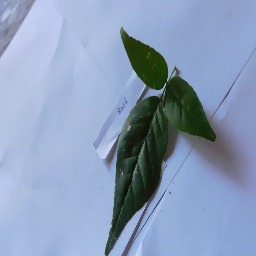
#> input picture processed/test/aegle/med117_Aegle_marmelos_L._frame295.jpg, 256 x 256 px; its folder holds only this picture in this run
$ python inspect_raw.py ../processed/test/aegle
#> lines starting #> are read from the running program, lines starting #| are printed output that depends on the picture
"""Pre-flight check of raw datasets BEFORE writing class_map.csv / running prepare_data.py.

    python ml/inspect_raw.py data/raw/kaggle48 data/raw/yasht26            # one or more dataset folders
    python ml/inspect_raw.py data/raw/kaggle48 data/raw/yasht26 --cap 0    # hash every image (slower, exact)

For each dataset it reports: how many class folders / images, whether it ships its own train/val/test split,
how many file names look augmented (aug, flip, rotate ...), the image-size mix, and the share of images that have a
near-duplicate in the same folder (frames, augmented copies; flips and 90-degree rotations are detected too).
With two or more datasets it also counts images that appear in both and prints which folders match which, which
is exactly what you need to merge overlapping species into one class_id and to find mislabelled folders.
By default only the first --cap images (sorted by name) of each folder are hashed, so rates are estimates.
"""
import argparse, collections, os, re
import numpy as np
from PIL import Image, ImageOps

_POP = np.array([bin(i).count("1") for i in range(256)], dtype=np.uint8)

def hamming_to_all(h, hs):
    """Bit distance between hash h and every hash in the uint64 array hs."""
    x = np.ascontiguousarray(np.bitwise_xor(hs, h))
    return _POP[x.view(np.uint8).reshape(-1, 8)].sum(axis=1)

IMG = {".jpg", ".jpeg", ".png", ".webp"}
SPLITS = {"train", "training", "val", "valid", "validation", "test", "testing"}
AUG = re.compile(r"aug|flip|rotat|mirror|shear|zoom|bright|noise|_copy|\(\d+\)", re.I)
TR = getattr(Image, "Transpose", Image)
TRANSFORMS = [None, TR.FLIP_LEFT_RIGHT, TR.FLIP_TOP_BOTTOM, TR.ROTATE_90, TR.ROTATE_180,
              TR.ROTATE_270, TR.TRANSPOSE, TR.TRANSVERSE]

def hashes8(path):
    """dHash of the image under all 8 flips/rotations (index 0 = as is), plus its original size."""
    with Image.open(path) as im:
#> im is the input picture: PIL image 256x256 RGB; mean R, G, B 138.3, 156.6, 185.3
        im = ImageOps.exif_transpose(im).convert("L")
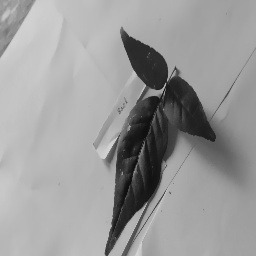
#> im: PIL image 256x256 L; min 8, max 222, mean 154.4
        size = im.size
#> size = (256, 256)
        im.thumbnail((256, 256))
        out = []
        for t in TRANSFORMS:
            v = im if t is None else im.transpose(t)
            px = np.asarray(v.resize((9, 8), Image.LANCZOS), dtype=np.int16)
            out.append(np.packbits((px[:, 1:] > px[:, :-1]).flatten()).view(np.uint64)[0])
#> this loop made 8 passes
#> pass 2, in hashes8, `v = im if t is None else im.transpose(t)`:
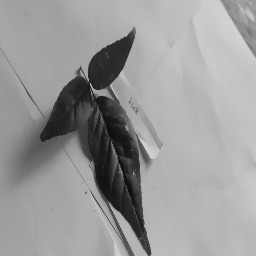
#> v: PIL image 256x256 L; min 8, max 222, mean 154.4
#> pass 3, in hashes8, `v = im if t is None else im.transpose(t)`:
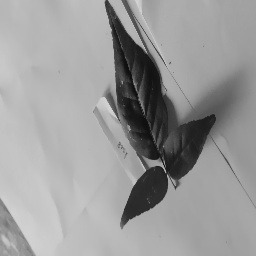
#> v: PIL image 256x256 L; min 8, max 222, mean 154.4
#> after the loop, out = [5209552360042835337, 17135577957530290798, 9920627487091215432, 14124021140626001830, 7947335171727805933, 1877023696244584412, 12019859085032293060, 15866082913893682202]
    return np.array(out, dtype=np.uint64), size

def scan(root):
    """Every folder that directly holds images -> sorted list of image paths."""
    found = {}
    for d, _, files in os.walk(root):
        imgs = sorted(f for f in files if os.path.splitext(f)[1].lower() in IMG and not f.startswith("."))
        if imgs:
            found[os.path.relpath(d, root)] = [os.path.join(d, f) for f in imgs]
    return found

def min_dist_to(h8, ref):
    """Smallest Hamming distance between any of the 8 variants of one image and each hash in ref."""
    return np.min([hamming_to_all(v, ref) for v in h8], axis=0)

def main():
    ap = argparse.ArgumentParser()
    ap.add_argument("roots", nargs="+")
    ap.add_argument("--cap", type=int, default=300, help="max images hashed per folder (0 = all)")
    ap.add_argument("--max-ham", type=int, default=6)
    a = ap.parse_args()

    pool = {}                                   # root -> list of (folder, h8)
    for root in a.roots:
        folders = scan(root)
        if not folders:
            print(f"\n=== {root}: no images found"); continue
        counts = sorted(len(v) for v in folders.values())
        allfiles = [p for v in folders.values() for p in v]
        presplit = sorted({part for f in folders for part in re.split(r"[\\/]", f) if part.lower() in SPLITS})
        aug = sum(bool(AUG.search(os.path.basename(p))) for p in allfiles)
        print(f"\n=== {root}")
        print(f"{len(folders)} image folders, {len(allfiles)} images; per folder min/median/max = "
              f"{counts[0]}/{counts[len(counts) // 2]}/{counts[-1]}")
        print("ships its own split folders:", presplit if presplit else "no")
        print(f"file names that look augmented: {aug} ({100 * aug / len(allfiles):.1f}%)")

        items, sizes, dup_imgs, hashed = [], collections.Counter(), 0, 0
        for folder, paths in sorted(folders.items()):
            paths = paths[:a.cap] if a.cap else paths
            hs = []
            for p in paths:
                try:
                    h8, size = hashes8(p)
#> h8 has the same summary as out in hashes8; size = (256, 256)
                except Exception:
                    continue
                hs.append(h8); sizes[size] += 1; items.append((folder, h8))
            if len(hs) < 2:
                continue
            H = np.array(hs, dtype=np.uint64)           # (n, 8)
            for i in range(len(hs)):
                d = min_dist_to(H[i], H[:, 0]); d[i] = 99
                dup_imgs += int(d.min() <= a.max_ham)
            hashed += len(hs)
        pool[root] = items
        top = ", ".join(f"{w}x{h} ({100 * n / max(sum(sizes.values()), 1):.0f}%)" for (w, h), n in sizes.most_common(3))
        print(f"most common sizes: {top}")
#| most common sizes: 256x256 (100%)
        print(f"images with a near-duplicate in their own folder: {dup_imgs}/{hashed} "
              f"({100 * dup_imgs / max(hashed, 1):.1f}%)   <- high = frames or augmented copies; do NOT trust random splits")

    roots = [r for r in a.roots if pool.get(r)]
#> roots = ['../processed/test/aegle']
    for x in range(len(roots)):
        for y in range(x + 1, len(roots)):
            A, B = roots[x], roots[y]
            ref = np.array([h[0] for _, h in pool[A]], dtype=np.uint64)
            pairs, hit = collections.Counter(), 0
            for folder, h8 in pool[B]:
                d = min_dist_to(h8, ref)
                j = int(d.argmin())
                if d[j] <= a.max_ham:
                    hit += 1; pairs[(pool[A][j][0], folder)] += 1
            print(f"\n=== overlap {A}  vs  {B}")
            print(f"{hit} of {len(pool[B])} hashed images in B also exist in A ({100 * hit / max(len(pool[B]), 1):.1f}%)")
            for (fa, fb), n in pairs.most_common(25):
                print(f"   {n:>5}  A:{fa}   <->   B:{fb}")
#> this loop made 1 pass

if __name__ == "__main__":
    main()

$ run again, on processed/test/bacopa/med117_Bacopa_monnieri_L._frame23.jpg
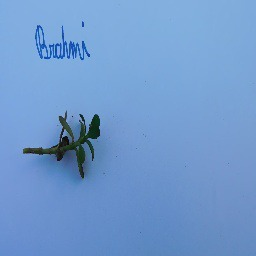
#> input picture processed/test/bacopa/med117_Bacopa_monnieri_L._frame23.jpg, 256 x 256 px
#> in hashes8, im is the input picture: PIL image 256x256 RGB; mean R, G, B 112.9, 153.8, 205.7
#> in hashes8, `im = ImageOps.exif_transpose(im).convert("L")`:
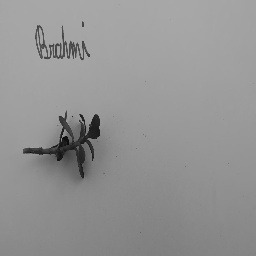
#> im: PIL image 256x256 L; min 4, max 184, mean 147.4
#> the loop in hashes8, `for t in TRANSFORMS:` made 8 passes
#> pass 3, in hashes8, `v = im if t is None else im.transpose(t)`:
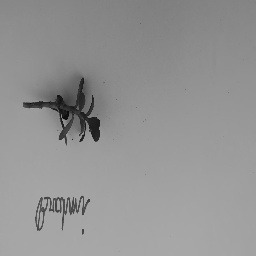
#> v: PIL image 256x256 L; min 4, max 184, mean 147.4
#> after the loop in hashes8, `for t in TRANSFORMS:`: out = [506151616171488356, 2242515069731132353, 7220506690309195271, 28822649350127616, 13966726868687331103, 18446744072897534463, 208037376, 18417921269740601343]
#> in main, `h8, size = hashes8(p)`: h8 has the same summary as out in hashes8; size = (256, 256)

$ run again, on processed/test/boerhavia/med117_Boerhavia_diffusa_Re_frame209.jpg
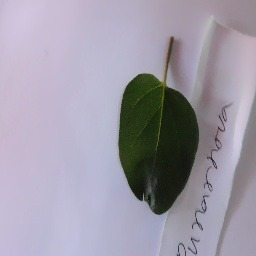
#> input picture processed/test/boerhavia/med117_Boerhavia_diffusa_Re_frame209.jpg, 256 x 256 px
#> in hashes8, im is the input picture: PIL image 256x256 RGB; mean R, G, B 159.1, 154.4, 168
#> in hashes8, `im = ImageOps.exif_transpose(im).convert("L")`:
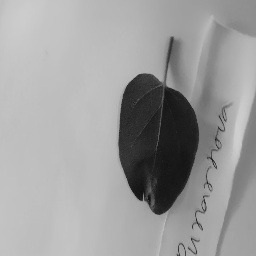
#> im: PIL image 256x256 L; min 14, max 209, mean 157.3
#> the loop in hashes8, `for t in TRANSFORMS:` made 8 passes
#> pass 3, in hashes8, `v = im if t is None else im.transpose(t)`:
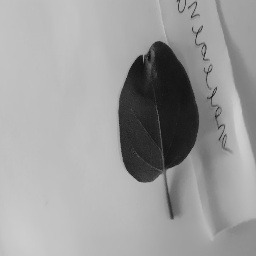
#> v: PIL image 256x256 L; min 14, max 209, mean 157.3
#> after the loop in hashes8, `for t in TRANSFORMS:`: out = [5424064750816793344, 3286953843737966591, 5391073671530059, 866504835549040323, 18390197398042025261, 4363723153460957071, 14055188630674146828, 10308511450298027836]
#> in main, `h8, size = hashes8(p)`: h8 has the same summary as out in hashes8; size = (256, 256)
#| most common sizes: 256x256 (100%)
#> roots = ['../processed/test/boerhavia']
#> the loop in main, `for x in range(len(roots)):` made 1 pass

$ run again, on processed/test/boerhavia/med117_Boerhavia_diffusa_Re_frame217.jpg
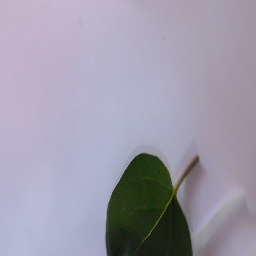
#> input picture processed/test/boerhavia/med117_Boerhavia_diffusa_Re_frame217.jpg, 256 x 256 px
#> in hashes8, im is the input picture: PIL image 256x256 RGB; mean R, G, B 159.1, 155.2, 171.3
#> in hashes8, `im = ImageOps.exif_transpose(im).convert("L")`:
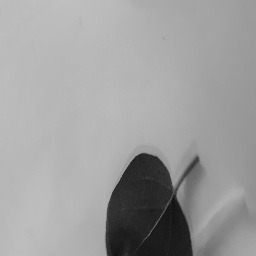
#> im: PIL image 256x256 L; min 14, max 192, mean 158.2
#> the loop in hashes8, `for t in TRANSFORMS:` made 8 passes
#> pass 3, in hashes8, `v = im if t is None else im.transpose(t)`:
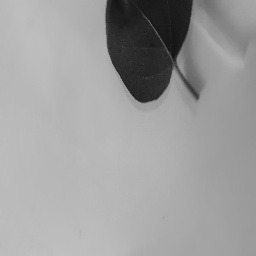
#> v: PIL image 256x256 L; min 14, max 192, mean 158.2
#> after the loop in hashes8, `for t in TRANSFORMS:`: out = [5172004995681222784, 2133609855460311036, 9223407359280793159, 506105343240050189, 18230566841390636061, 5662978224361019161, 943153180694021639, 1844171243753870926]
#> in main, `h8, size = hashes8(p)`: h8 has the same summary as out in hashes8; size = (256, 256)
#| most common sizes: 256x256 (100%)
#> roots = ['../processed/test/boerhavia']
#> the loop in main, `for x in range(len(roots)):` made 1 pass

$ run again, on processed/test/aegle/med117_Aegle_marmelos_L._frame453.jpg
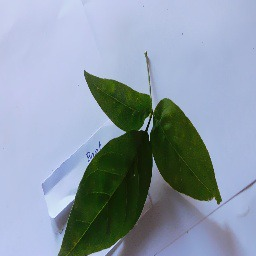
#> input picture processed/test/aegle/med117_Aegle_marmelos_L._frame453.jpg, 256 x 256 px
#> in hashes8, im is the input picture: PIL image 256x256 RGB; mean R, G, B 141, 154.7, 170.3
#> in hashes8, `im = ImageOps.exif_transpose(im).convert("L")`:
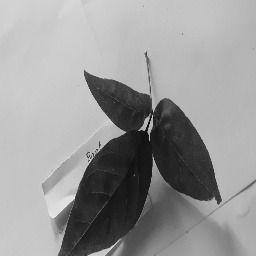
#> im: PIL image 256x256 L; min 10, max 240, mean 152.4
#> the loop in hashes8, `for t in TRANSFORMS:` made 8 passes
#> pass 3, in hashes8, `v = im if t is None else im.transpose(t)`:
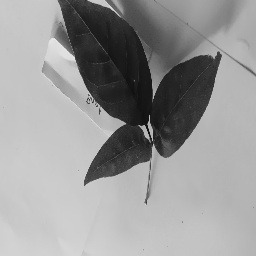
#> v: PIL image 256x256 L; min 10, max 240, mean 152.4
#> after the loop in hashes8, `for t in TRANSFORMS:`: out = [2134436874408551496, 506143820686481645, 5252496023872053021, 4847193244482085656, 17138525953885931015, 16661943266290355513, 1739241610219111491, 4165251544651742183]
#> in main, `h8, size = hashes8(p)`: h8 has the same summary as out in hashes8; size = (256, 256)
#| most common sizes: 256x256 (100%)
#> roots = ['../processed/test/aegle']
#> the loop in main, `for x in range(len(roots)):` made 1 pass
